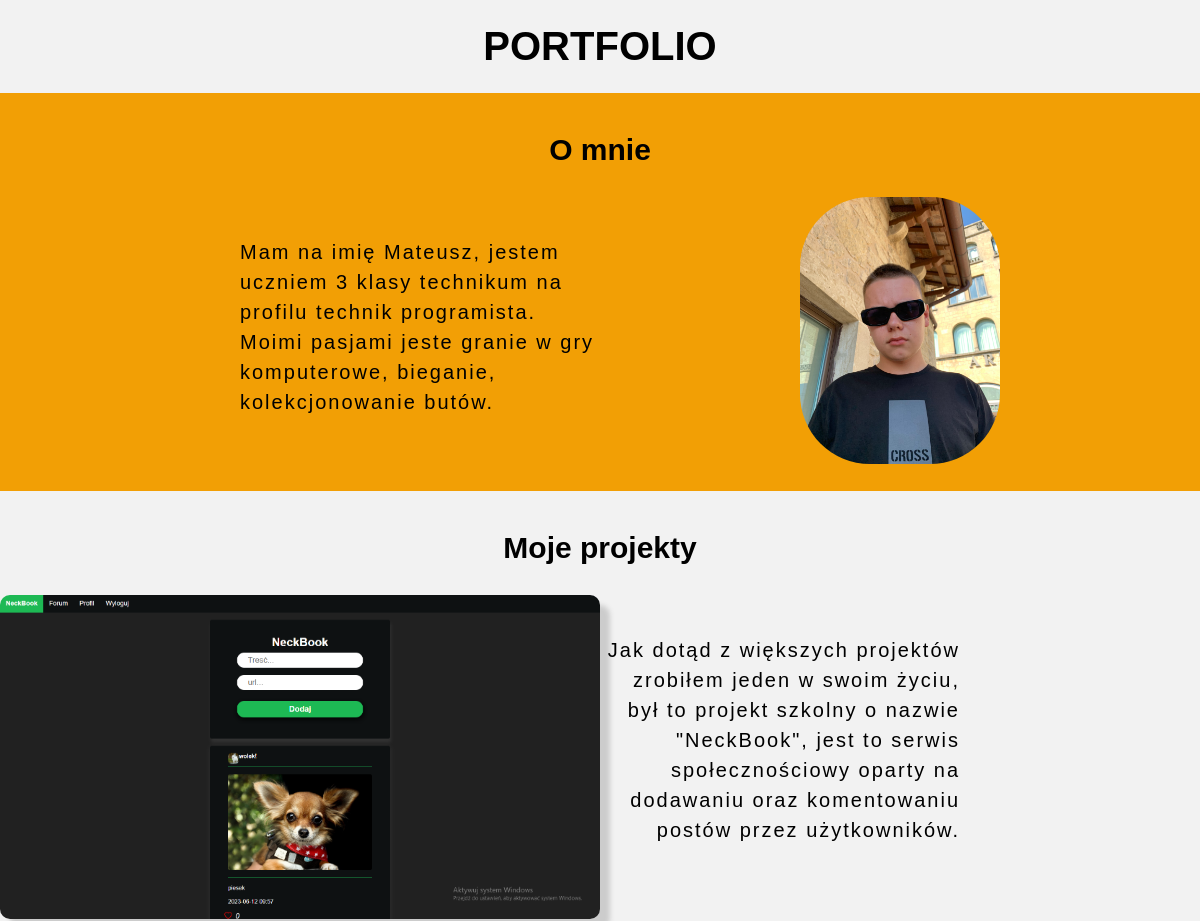
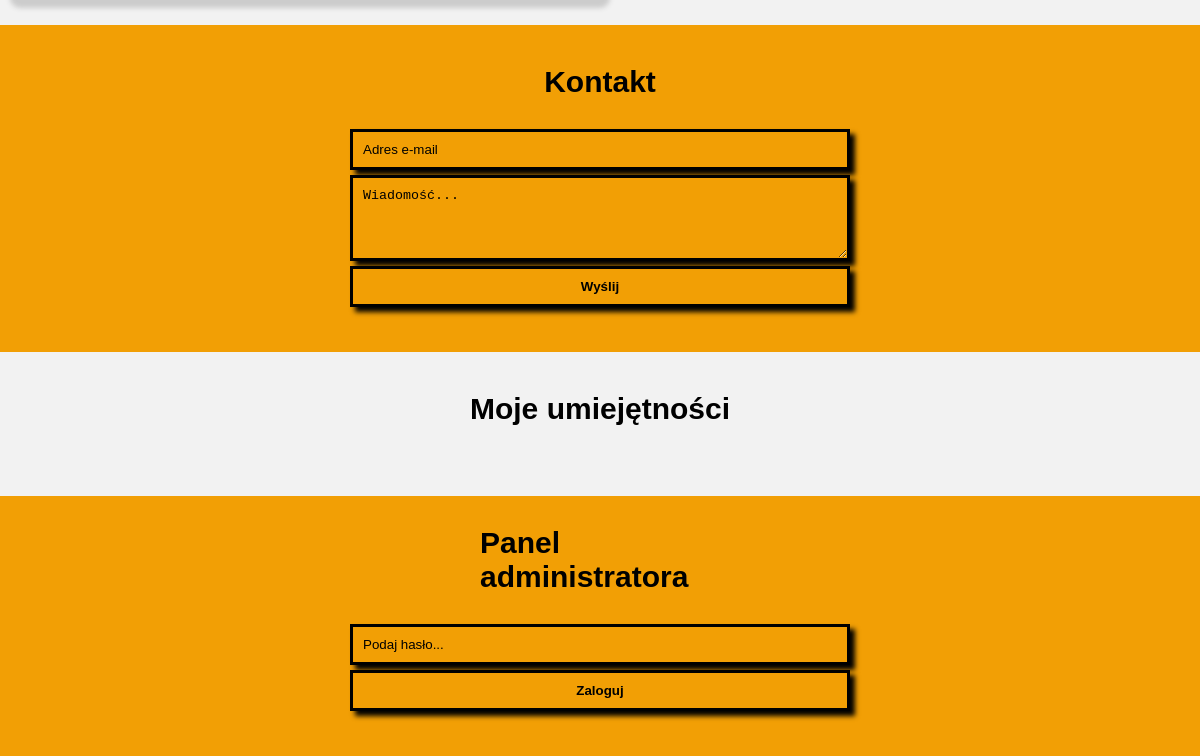
Before: / with the older database file (2 pictures, top to bottom).
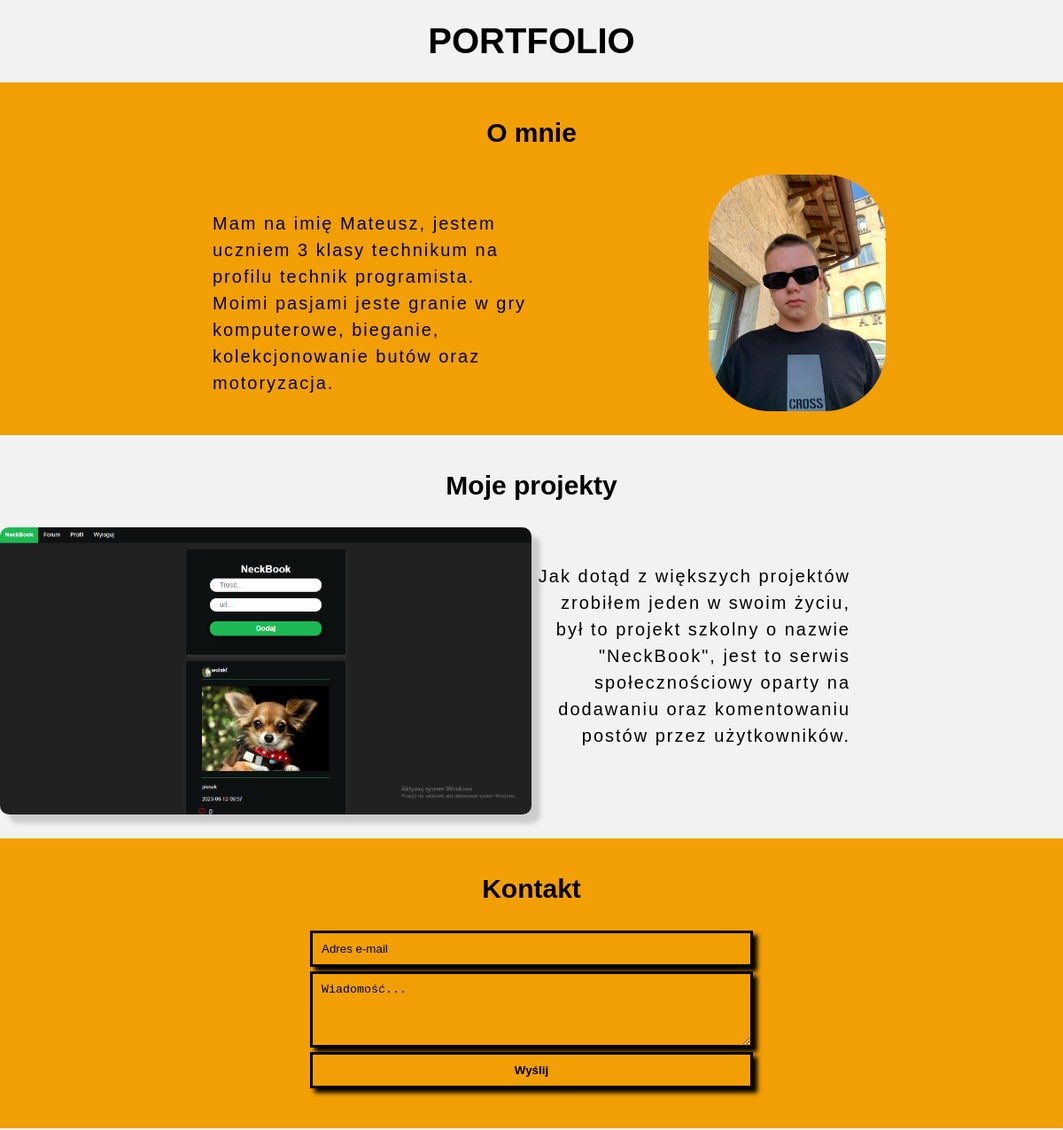
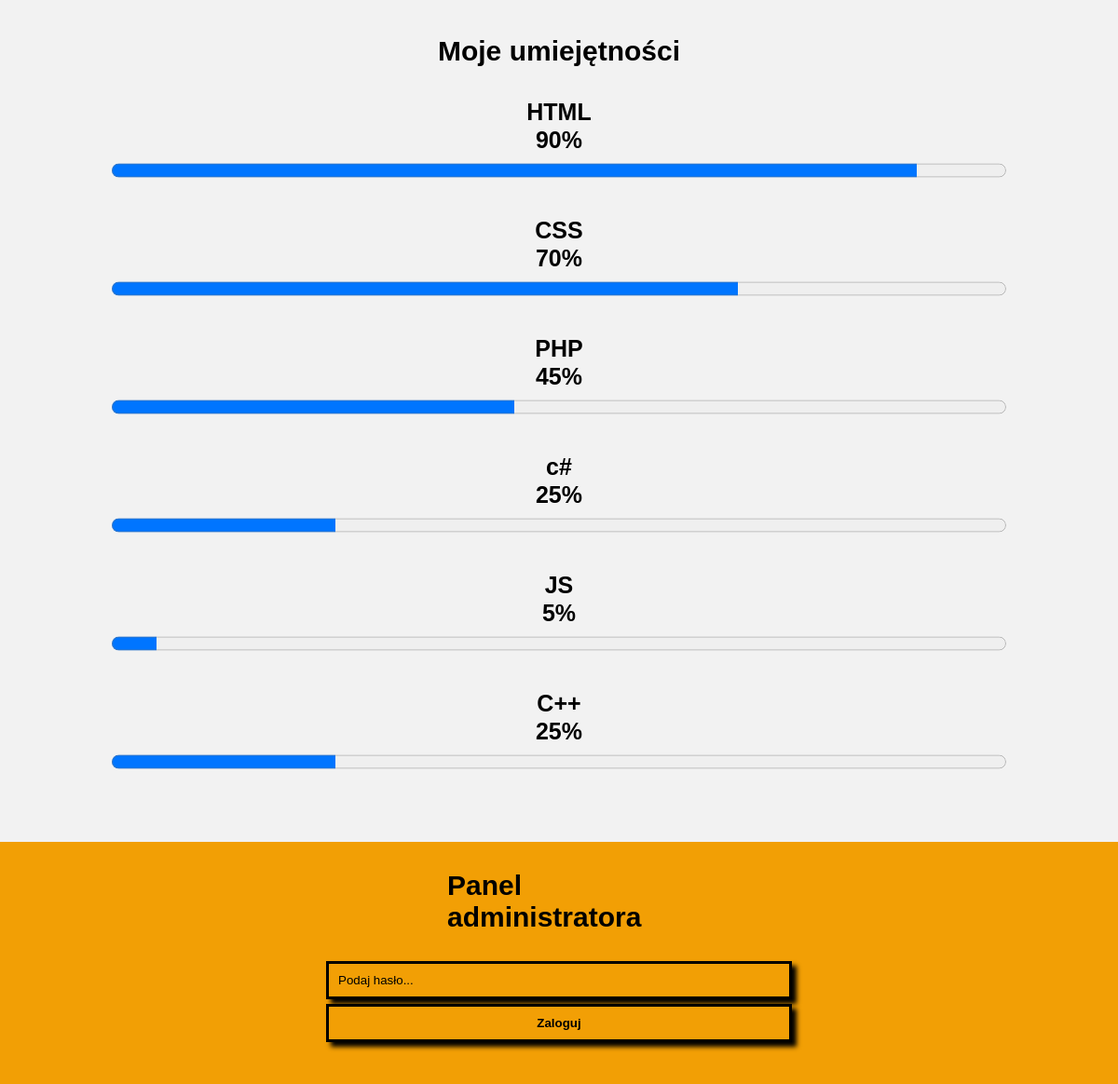
After: the same page with the newer database file (2 pictures, top to bottom).
### tables this page shows
CREATE TABLE `o_mnie` (
  `opis` text NOT NULL,
  `zdj` varchar(255) NOT NULL,
  `id` int(11) NOT NULL
);

CREATE TABLE `projekty` (
  `id_proj` int(11) NOT NULL,
  `opis_p` text NOT NULL,
  `zdj_p` varchar(255) NOT NULL
);

CREATE TABLE `umiej` (
  `id_s` int(11) NOT NULL,
  `wartosc` int(11) NOT NULL,
  `name` varchar(255) NOT NULL
);

### index.php (the view, shortened to what this page needs)
<?php
$serwer = "localhost";
$user = "root";
$pass = "";
$baza = "wolek_portfolio";
$c = mysqli_connect($serwer, $user, $pass, $baza);
?>
<!DOCTYPE html>
<html lang="en">
<head>
    <link rel="stylesheet" href="style.css">
</head>
<body>
    <h1 class="title">portfolio</h1>
    <div class="first">
    <p>O mnie</p>
        <?php
            echo "<div class='about_me'>";
            $q = mysqli_query($c, "SELECT * FROM `o_mnie`;");
            while($h = mysqli_fetch_array($q)){
            echo "<div class='description'>" . $h["opis"] . "</div>";
            echo "<div class=\"photo\">";
            echo "<img src=\"" . $h["zdj"] . "\";>";
            echo "</div>";
            echo "</div>";
            }
        ?>
    </div>
    <div class="second">
        <p>Moje projekty</p>
        <?php
            echo "<div class='my_projects'>";
            $i = mysqli_query($c, "SELECT * FROM `projekty`;");
            while($d = mysqli_fetch_array($i)){
            echo "<div class=\"project_photo\">";
            echo "<img src=\"" . $d["zdj_p"] . "\";>";
            echo "</div>";
            echo "<div class='description_project'>" . $d["opis_p"] . "</div>";
            echo "</div>";
            }
        ?>
    </div>
    <div class="third">
        <p>Kontakt</p>
        <form method="post">
        <input type="email" name="email" placeholder="Adres e-mail" required>
        <textarea name="message" placeholder="Wiadomość..." rows="4" required></textarea>
        <input type="submit" value="Wyślij" id="sub">
        </form>
    </div>
        <div class='fourth'>
        <p>Moje umiejętności</p>
        <?php
        $j = mysqli_query($c, "SELECT * FROM `umiej`;");
        while($f = mysqli_fetch_array($j)){
        echo "<div style='margin-bottom:30px;'>";
        echo "<label for=''>" . $f["name"] ."</label><h4>" . $f["wartosc"] . "%</h4>";
        echo "<progress id='prog' max='100' value='" . $f["wartosc"] ."'>tak</progress>";
        echo "</div>";
        }?>
        </div>
    <div class="admin">
        <form method="POST">
            <label for="">Panel administratora</label>
            <input name="haslo" type="password" placeholder="Podaj hasło...">
            <input id="sub" type="submit" value="Zaloguj">
        </form>
    </div>
</body>
</html>

### style.css (style rules this page uses)
* { box-sizing: border-box; padding: 0; margin: 0; }
body { font-family: sans-serif; }
.title { background-color: #F2F2F2; text-transform: uppercase; font-size: 40px; text-align: center; padding: 2%; }
.first { background-color: #F29F05; font-size: 30px; font-weight: 600; text-align: left; }
.first p { padding: 40px 40px 30px 40px; text-align: center; }
.about_me { display: flex; flex-direction: row; }
.description { font-weight: 200; font-size: 20px; width: 30%; margin-left: 240px; padding-bottom: 10px; letter-spacing: 2px; line-height: 30px; padding-top: 40px; }
.photo { margin-left: auto; margin-right: auto; margin-bottom: 20px; }
.photo img { width: 200px; border-radius: 70px ; }
.second { background-color: #F2F2F2; font-size: 30px; text-align: right; }
.second p { padding: 40px 40px 30px 40px; text-align: center; font-weight: 600; }
.my_projects { display: flex; flex-direction: row; }
.project_photo { margin-left: auto; margin-right: auto; margin-bottom: 20px; }
.project_photo img { width: 600px; border-radius: 10px; box-shadow: 10px 10px 5px #ccc; -moz-box-shadow: 10px 10px 5px #ccc; -webkit-box-shadow: 10px 10px 5px #ccc; -khtml-box-shadow: 10px 10px 5px #ccc; }
.description_project { font-weight: 200; font-size: 20px; width: 30%; margin-right: 240px; padding-bottom: 10px; letter-spacing: 2px; line-height: 30px; padding-top: 40px; }
.third { background-color: #F29F05; font-size: 30px; font-weight: 600; text-align: left; color: #000000; }
.third p { padding: 40px 40px 30px 40px; text-align: center; }
.third form { display: flex; flex-direction: column; width: 25%; align-items: center; margin-right: auto; margin-left: auto; color: #000000; padding-bottom: 40px; }
.third form input { background-color: #F29F05; color: #000000; width: 500px; margin-bottom: 5px; padding: 10px; border: #000000 3px solid; box-shadow: 5px 5px 5px #000000; -moz-box-shadow: 5px 5px 5px #000000; -webkit-box-shadow: 5px 5px 5px #000000; -khtml-box-shadow: 5px 5px 5px #000000; }
.third form input::placeholder { color: #000000; }
.third form textarea { background-color: #F29F05; width: 500px; margin-bottom: 5px; padding: 10px; border: #000000 3px solid; box-shadow: 5px 5px 5px #000000; -moz-box-shadow: 5px 5px 5px #000000; -webkit-box-shadow: 5px 5px 5px #000000; -khtml-box-shadow: 5px 5px 5px #000000; }
.third form textarea::placeholder { color: #000000; }
#sub { font-weight: 900; }
.fourth { background-color: #F2F2F2; font-size: 30px; font-weight: 600; text-align: right; padding-bottom: 40px; text-align: center; }
#prog { width: 80%; height: 30px; }
.fourth p { padding: 40px 40px 30px 40px; text-align: center; }
.fourth label, h4 { font-size: 25px; }
.admin { background-color: #F29F05; font-size: 30px; font-weight: 600; text-align: left; color: #000000; }
.admin form { display: flex; flex-direction: column; width: 25%; align-items: center; margin-right: auto; margin-left: auto; color: #000000; padding-bottom: 40px; }
.admin label { padding: 30px; }
.admin form input { background-color: #F29F05; color: #000000; width: 500px; margin-bottom: 5px; padding: 10px; border: #000000 3px solid; box-shadow: 5px 5px 5px #000000; -moz-box-shadow: 5px 5px 5px #000000; -webkit-box-shadow: 5px 5px 5px #000000; -khtml-box-shadow: 5px 5px 5px #000000; }
.admin form input::placeholder { color: #000000; }

Changed rows visible on the page:
changed o_mnie: opis "…gry komputerowe, bieganie, kolekcjonowanie butów." → "…gry komputerowe, bieganie, kolekcjonowanie butów oraz motoryzacja."
added umiej: name "HTML", wartosc "90"
added umiej: name "CSS", wartosc "70"
added umiej: name "PHP", wartosc "45"
added umiej: name "c#", wartosc "25"
added umiej: name "JS", wartosc "5"
added umiej: name "C++", wartosc "25"
